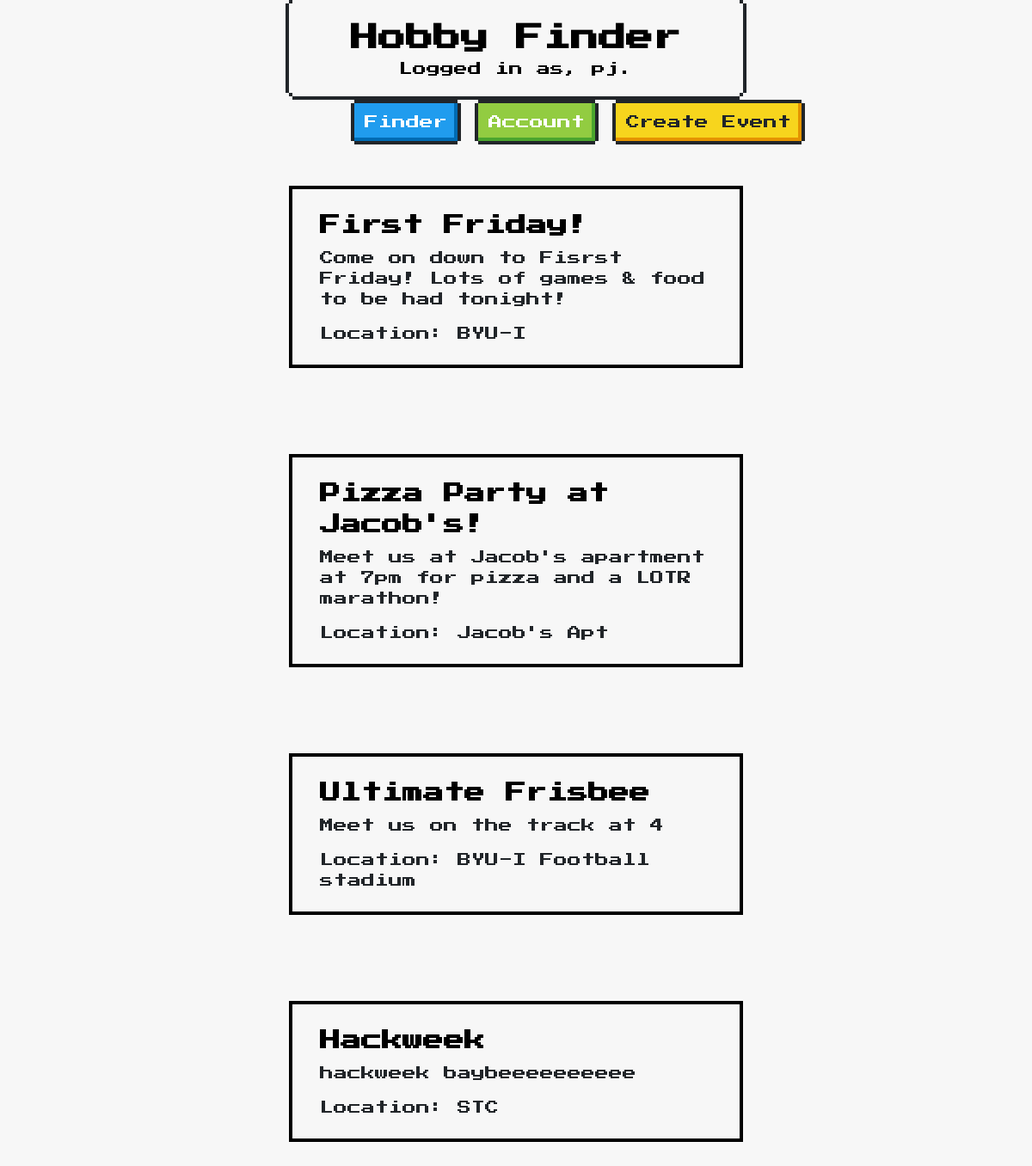
The page /feed/ (signed in) on the database its author committed.
### events/models.py (models this page shows, shortened)
class Event(models.Model):
    name = models.CharField(max_length=50, null=False, blank=False)
    description = models.TextField(max_length=300, null=False, blank=False)
    location = models.CharField(max_length=100, null=False, blank=False)
    is_active = models.BooleanField(default=True)
    time_created = models.DateTimeField(default=timezone.now)
    creator = models.CharField(max_length=50)

### events/views.py (the view)
# urls.py: path('', views.index, name='index'),
def index(request):
    events_object = Event.objects.all()
    context = {
        "events": events_object
    }
    return render(request, 'feed.html', context)

### hobby_finder/templates/feed.html (shortened to what this page needs)
{% extends 'base.html' %}
{% block content %}
  {% if events %}
    {% for event in events %}
      <div class="nes-container with-title" id="event_banner">
        <h2 class="title-title1">{{ event.name }}</h2>
        <p>{{ event.description }}</p>
        <p>Location: {{ event.location }}</p>
      </div>
    {% endfor %}
  {% endif %}
{% endblock %}

### hobby_finder/templates/base.html (shortened to what this page needs)
{% load static %}
<!DOCTYPE html>
<html lang="en">
  <head>
    <link href="https://unpkg.com/nes.css@latest/css/nes.min.css" rel="stylesheet" />
    <link rel="stylesheet" href="{% static 'custom.css'%}">
  </head>
  <body>
    <header>
    <div class="nes-container is-rounded" id="base_banner">
      <h1 id="banner_title">Hobby Finder</h1>
        {% if user.is_authenticated %}
          <p>Logged in as, {{ user.username }}.</p>
        {% else %}
          <p>Welcome, new user. Please log in.</p>
        {% endif %}
    </div>
    </header>
    <main>
      <div class="buttons">
        <button type="button" class="nes-btn is-primary" onclick= "document.location.href='/feed'">Finder</button>
        <button type="button" class="nes-btn is-success" onclick= "document.location.href='/profile'">Account</button>
        <button type="button" class="nes-btn is-warning" onclick= "document.location.href='/create_event'">Create Event</button>
      </div>
    </main>
    {% block content %}
    {% endblock %}
  </body>
</html>

### hobby_finder/static/custom.css (style rules this page uses)
* { font-family: 'Press Start 2P', sans-serif; }
body { background-color: #f7f7f7; max-width: 80%; margin: 0 auto; }
#base_banner { text-align: center; color: rgb(0, 0, 0); margin: 0 auto; margin-bottom: 4px; height: 55%; width: 55%; }
#event_banner { margin: 0 auto; margin-top: 100px; margin-bottom: 50px; width: 55%; }
#banner_title { text-align: center; margin: 0 auto; }
.buttons { margin-bottom: 100%; margin:0 auto; height: 0; padding-left: 30%; }
.title-title1 { color: rgb(0, 0, 0); }

### rows shown on the page
Event: name "First Friday!", description "Come on down to Fisrst Friday! Lots of games & food to be had tonight!", location "BYU-I"
Event: name "Pizza Party at Jacob's!", description "Meet us at Jacob's apartment at 7pm for pizza and a LOTR marathon!", location "Jacob's Apt"
Event: name "Ultimate Frisbee", description "Meet us on the track at 4", location "BYU-I Football stadium"
Event: name "Hackweek", description "hackweek baybeeeeeeeeee", location "STC"

### other values the page prints
{{ user.username }} "pj"
